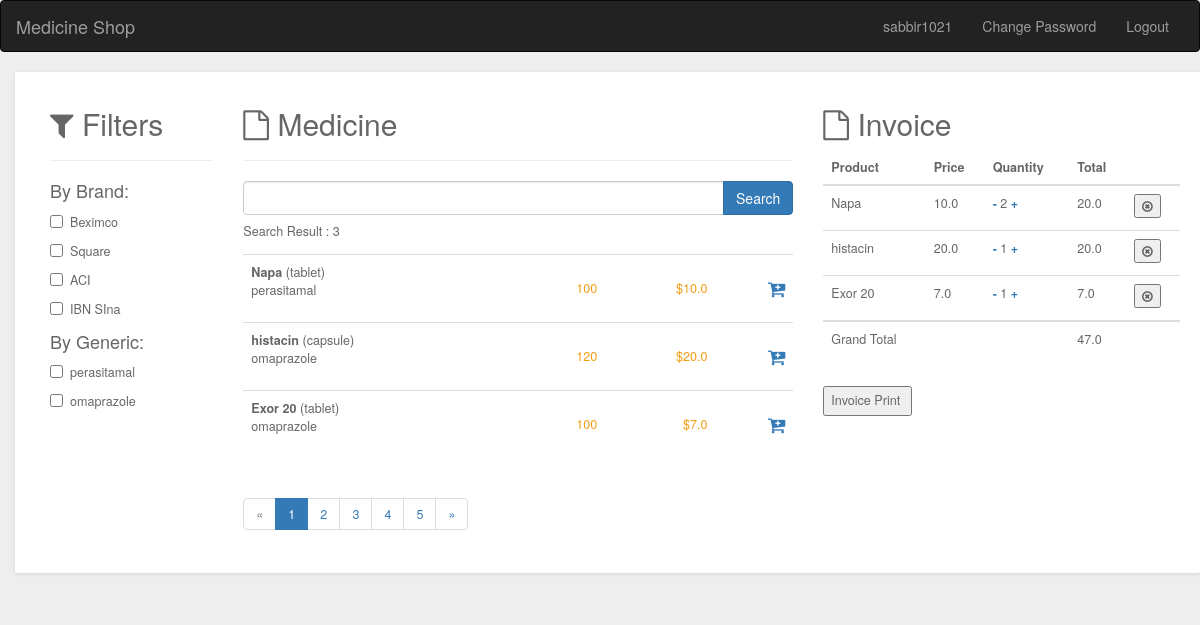
Screenshot of / (signed in) with the database file from the repository.
### accounts/models.py (models this page shows)
class User(AbstractUser):
    email = models.EmailField(unique=True)
    active = models.BooleanField(default=True)
    email_confirmed = models.BooleanField(default=False)
    class Meta:
        verbose_name = 'User'
        verbose_name_plural = '1. User'

### shop/models.py (models this page shows, shortened)
class Brand(models.Model):
    name  = models.CharField(max_length=150)

class Generic(models.Model):
    name  = models.CharField(max_length=150)
    def __str__(self):
        return self.name

class Medicine(models.Model):
    name  = models.CharField(max_length=150)
    buy_price = models.FloatField()
    sell_price = models.FloatField()
    generic = models.ForeignKey(Generic, on_delete=models.CASCADE)
    brand  = models.ForeignKey(Brand, on_delete=models.CASCADE)
    type =  models.CharField(max_length=15,choices=MEDICINE_TYPE)
    quantity = models.IntegerField()
    place = models.ForeignKey(Place, on_delete=models.CASCADE)

class OrderItem(models.Model):
    product = models.ForeignKey(Medicine, on_delete=models.CASCADE)
    order = models.ForeignKey(Order, on_delete=models.CASCADE)
    quantity = models.IntegerField(default=0, null=True, blank=True)
    class Meta:
            verbose_name = 'OrderItems'
            verbose_name_plural = '2. OrderItems'
    @property
    def get_total(self):
        return self.product.sell_price  * self.quantity

class Order(models.Model):
    user = models.ForeignKey(User, on_delete=models.CASCADE)
    complete_order = models.BooleanField()
    created_at = models.DateTimeField(auto_now_add=True)
    updated_at = models.DateTimeField(auto_now=True)
    class Meta:
            verbose_name = 'Orders'
            verbose_name_plural = '1. Orders'
    @property
    def get_cart_total(self):
        items = self.orderitem_set.all()
        return sum(i.get_total for i in items)

### shop/views.py (the view)
# urls.py: path('', views.HomeView.as_view(), name="home"),
@method_decorator(login_required, name='dispatch')
class HomeView(View):
    def get(self, request):
        brands = Brand.objects.all()
        generics = Generic.objects.all()
        medicines = Medicine.objects.all()
        if request.GET.get('search'):
            search = request.GET.get('search')
            print(search)
            medicines = Medicine.objects.filter(name__contains=search)
        medicines_count = medicines.count()
        order = get_object_or_404(Order, user=request.user,complete_order=False)
        items = order.orderitem_set.all()
        context = {
            'brands':brands,
            'generics':generics,
            'medicines':medicines,
            'medicines_count':medicines_count,
            'order':order,
            'items':items
        }
        return render(request, "shop/home.html", context)

### templates/shop/home.html (shortened to what this page needs)
{% extends 'base.html' %}
    {% block content %}
        <div class="row">
          <div class="col-md-12">
            <div class="grid search">
              <div class="grid-body">
                <div class="row">
                  <div class="col-md-2">
                    <h2 class="grid-title"><i class="fa fa-filter"></i> Filters</h2>
                    <hr>
                    <h4>By Brand:</h4>
                    {% for brand in brands %}
                    <div class="checkbox">
                      <label><input type="checkbox" class="icheck"> {{brand.name}}</label>
                    </div>
                    {% endfor %}
                    <h4>By Generic:</h4>
                    {% for generic in generics %}
                    <div class="checkbox">
                      <label><input type="checkbox" class="icheck"> {{generic.name}}</label>
                    </div>
                    {% endfor %}
                  </div>
                  <div class="col-md-6">
                    <h2><i class="fa fa-file-o"></i> Medicine</h2>
                    <hr>
                    <form method="get">
                      <div class="input-group">
                          <input type="text" name="search" class="form-control">
                          <span class="input-group-btn">
                            <input class="btn btn-primary" type="submit" value="Search">
                          </span>
                      </div>
                    </form>
                    <p>Search Result : {{medicines_count}}</p>
                    <div class="table-responsive">
                      <table class="table table-hover">
                        <tbody>
                        {% for medicine in medicines %}
                        <tr>
                          <td class="product"><strong>{{medicine.name}}</strong> ({{medicine.type}})<br>{{medicine.generic}}</td>
                          <td class="rate text-right">{{medicine.quantity}}</td>
                          <td class="rate text-right">${{medicine.sell_price}}</td>
                          <td class="price text-right">
                            <a style="font-weight: bold;" href="" class="update-cart ml-4" data-user = {{user.id}} data-product = {{medicine.id}} data-action = "add"><i class="fa fa-cart-plus" aria-hidden="true"></i></a></td>
                          </tr>
                        {% endfor %}
                      </tbody></table>
                    </div>
                    <ul class="pagination">
                      <li class="disabled"><a href="#">«</a></li>
                      <li class="active"><a href="#">1</a></li>
                      <li><a href="#">2</a></li>
                      <li><a href="#">3</a></li>
                      <li><a href="#">4</a></li>
                      <li><a href="#">5</a></li>
                      <li><a href="#">»</a></li>
                    </ul>
                  </div>
                  <div class="col-md-4">
                    <h2><i class="fa fa-file-o"></i> Invoice </h2>
                    <table class="table table-cart table-mobile">
                      <thead>
                        <tr>
                          <th>Product</th>
                          <th>Price</th>
                          <th>Quantity</th>
                          <th>Total</th>
                          <th></th>
                        </tr>
                      </thead>
                      <tbody>
                        {% for item in items %}
                        <tr>
                          <td class="product-col">
                            <div class="product">
                                <p>{{item.product.name}}</p>
                            </div>
                          </td>
                          <td class="price-col">{{item.product.sell_price}}</td>
                          <td class="quantity-col">
                              <div class="cart-product-quantity">
                              <a style="font-weight: bold;" href="" class="update-cart mr-4" data-user = {{user.id}} data-product = {{item.product.id}} data-action = "sub">-</a>
                              {{item.quantity}}
                              <a style="font-weight: bold;" href="" class="update-cart ml-4" data-user = {{user.id}} data-product = {{item.product.id}} data-action = "add">+</a>
                              </div>
                          </td>
                          <td class="total-col">{{item.get_total}}</td>
                          <td class="remove-col"><button class="btn-remove update-cart" data-user = {{user.id}} data-product = {{item.product.id}} data-action = "del"><i class="fa fa-times-circle-o"></i></button></td>
                        </tr>
                        {% endfor %}
                      </tbody>
                      <tbody>
                        <tr>
                          <td class="product-col">
                            <div class="product">
                                <p>Grand Total</p>
                            </div>
                          </td>
                          <td class="total-col"></td>
                          <td class="total-col"></td>
                          <td class="total-col">{{order.get_cart_total}}</td>
                        </tr>
                      </tbody>
                    </table>
                    <input type="button" id="bt" onclick="printDiv('printableArea')" value="Invoice Print " />
                  </div>
                </div>
                </div>
              </div>
            </div>
          </div>
    {% endblock content %}

### templates/base.html (shortened to what this page needs)
<!doctype html>
<html lang="en">
{% load static %}
<head>
    <!DOCTYPE html>
    <head>
        <link href="https://netdna.bootstrapcdn.com/bootstrap/3.3.6/css/bootstrap.min.css" rel="stylesheet">
      <link href="https://maxcdn.bootstrapcdn.com/font-awesome/4.7.0/css/font-awesome.min.css" rel="stylesheet" />
    </head>
</head>
<body>
    <nav class="navbar navbar-inverse">
        <div class="container-fluid">
          <div class="navbar-header">
            <a class="navbar-brand" href="{% url 'shop:home' %}">Medicine Shop</a>
          </div>
          <div class="collapse navbar-collapse" id="bs-example-navbar-collapse-1">
            <ul class="nav navbar-nav navbar-right">
              {% if request.user.is_authenticated %}
                <li class="nav-item">
                    <a class="nav-link" >{{user}}</a>
                </li>
                <li class="nav-item">
                    <a class="nav-link" href="{% url 'accounts:change_password' %}">Change Password</a>
                </li>
                <li class="nav-item">
                    <a class="nav-link" href="{% url 'accounts:logout' %}">Logout</a>
                </li>
              {% endif %}
            </ul>
          </div>
        </div>
      </nav>
    {% block content %}
    {% endblock content %}
  </body>
</html>

### templates/shop/home.html (style rules this page uses)
body { background:#eee; }
.btn { margin-bottom: 5px; }
.grid { position: relative; width: 100%; background: #fff; color: #666666; border-radius: 2px; margin-bottom: 25px; box-shadow: 0px 1px 4px rgba(0, 0, 0, 0.1); }
.grid .grid-body { padding: 15px 20px 15px 20px; font-size: 0.9em; line-height: 1.9em; }
.search table tr td.rate { color: #f39c12; line-height: 50px; }
.search table tr td.price { font-size: 1.5em; line-height: 50px; }
.row { margin-right: -15px; margin-left: 0px; }

### rows the page displays
User: username "sabbir1021"
Brand: name "Beximco"
Brand: name "Square"
Brand: name "ACI"
Brand: name "IBN SIna"
Generic: name "perasitamal"
Generic: name "omaprazole"
Medicine: name "Napa", type "tablet", generic "perasitamal", quantity "100", sell_price "10.0"
Medicine: name "histacin", type "capsule", generic "omaprazole", quantity "120", sell_price "20.0"
Medicine: name "Exor 20", type "tablet", generic "omaprazole", quantity "100", sell_price "7.0"
OrderItem: product.name "Napa", product.sell_price "10.0", quantity "2", get_total "20.0"
OrderItem: product.name "histacin", product.sell_price "20.0", quantity "1", get_total "20.0"
OrderItem: product.name "Exor 20", product.sell_price "7.0", quantity "1", get_total "7.0"
Order: get_cart_total "47.0"

### other values shown
{{ medicines_count }} "3"
